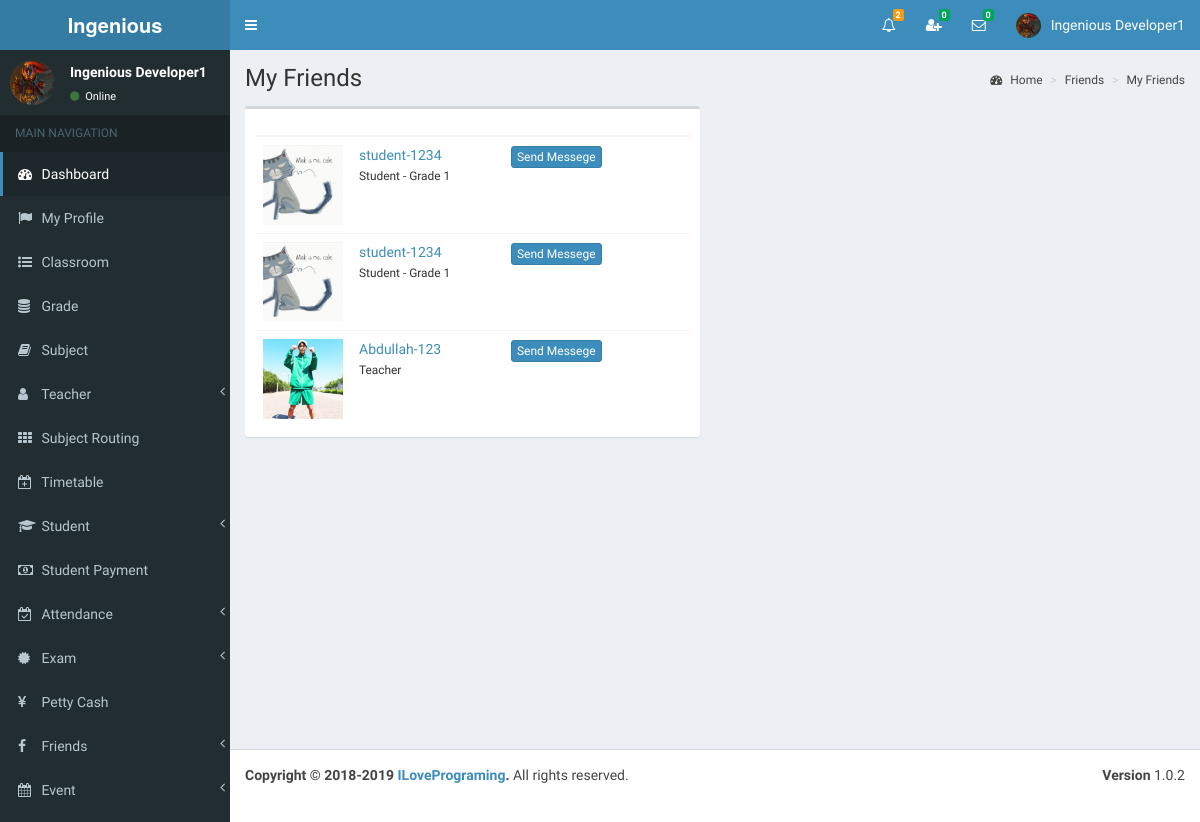
The page /view/my_friends.php (signed in) on the database as committed earlier.
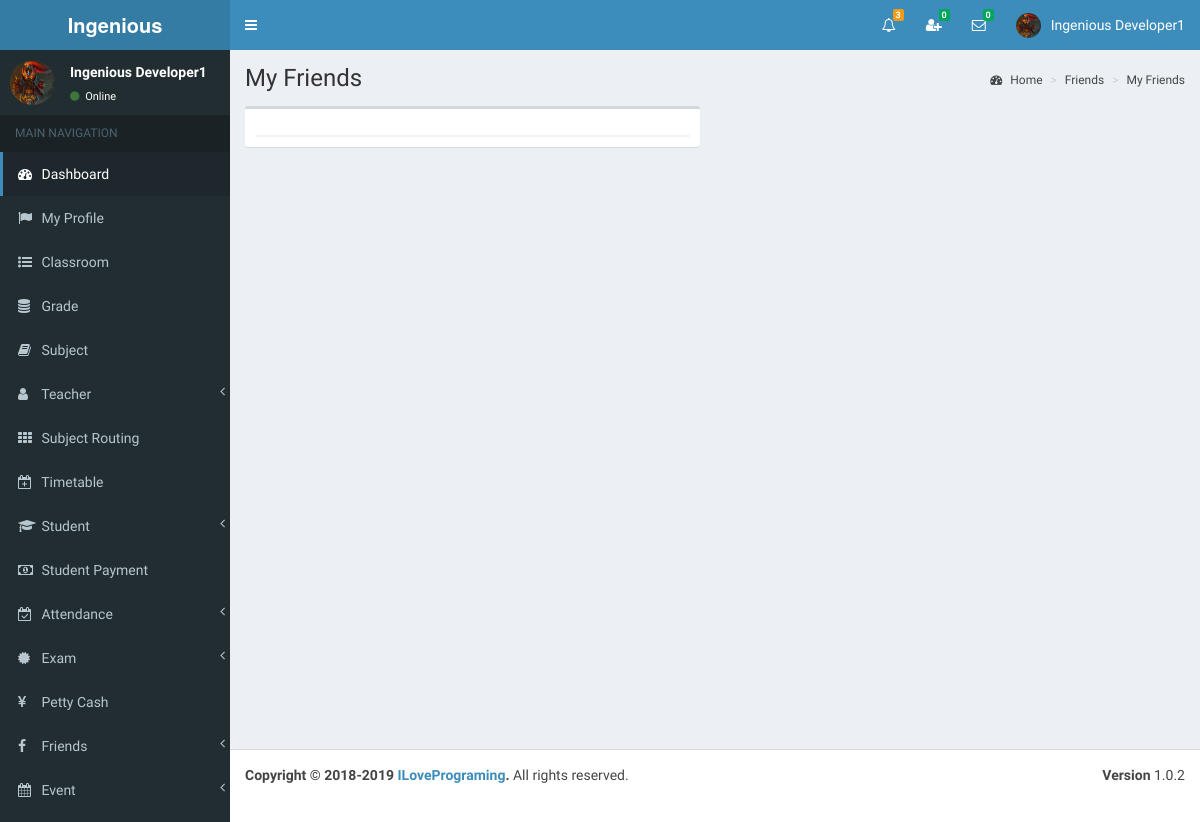
The same page on the database as committed later.
### tables this page shows
CREATE TABLE `my_friends` (
  `id` int(11) NOT NULL,
  `my_index` bigint(11) NOT NULL,
  `friend_index` bigint(11) NOT NULL,
  `_status` varchar(255) NOT NULL,
  `conversation_id` int(11) NOT NULL,
  `my_type` varchar(255) NOT NULL,
  `friend_type` varchar(255) NOT NULL,
  `_isread` int(11) NOT NULL
);

CREATE TABLE `student` (
  `id` int(11) NOT NULL,
  `index_number` bigint(11) NOT NULL,
  `full_name` varchar(255) NOT NULL,
  `i_name` varchar(255) NOT NULL,
  `gender` varchar(255) NOT NULL,
  `address` varchar(255) NOT NULL,
  `phone` varchar(255) NOT NULL,
  `email` varchar(255) NOT NULL,
  `image_name` varchar(255) NOT NULL,
  `b_date` date NOT NULL,
  `_status` varchar(255) NOT NULL,
  `reg_year` year(4) NOT NULL,
  `reg_month` varchar(255) NOT NULL,
  `reg_date` date NOT NULL
);

CREATE TABLE `grade` (
  `id` int(11) NOT NULL,
  `name` varchar(255) NOT NULL,
  `admission_fee` double(11,2) NOT NULL,
  `hall_charge` int(11) NOT NULL
);

CREATE TABLE `teacher` (
  `id` int(11) NOT NULL,
  `full_name` varchar(255) NOT NULL,
  `i_name` varchar(255) NOT NULL,
  `gender` varchar(255) NOT NULL,
  `address` varchar(255) NOT NULL,
  `phone` varchar(255) NOT NULL,
  `email` varchar(255) NOT NULL,
  `image_name` varchar(255) NOT NULL,
  `index_number` bigint(11) NOT NULL,
  `reg_date` date NOT NULL
);

### view/my_friends.php (the view, shortened to what the changed rows need)
<?php include_once('head.php'); ?>
<?php include_once('header_admin.php'); ?>
<div class="content-wrapper">
    <section class="content-header">
    	<h1>
        	My Friends
        </h1>
	</section>
    <section class="content" >
        <div class="row" id="table1">
            <div class="col-md-6">
                <div class="box">
                    <div class="box-body table-responsive">
                        <table id="tableMyFriend" class="table ">
                            <thead>
                                <th class="col-md-1"></th>
                                <th class="col-md-5"></th>
                                <th class="col-md-6"></th>
                            </thead>
                            <tbody>
<?php
include_once('../controller/config.php');
$my_index=$_SESSION["index_number"];
$my_type=$_SESSION["type"];
$current_year=date('Y');
$sql="select * from my_friends where my_index='$my_index' and _status='Friend'";
$result=mysqli_query($conn,$sql);
$IDsss = 1;
if(mysqli_num_rows($result) > 0){
	while($row=mysqli_fetch_assoc($result)){
		$friend_type=$row['friend_type'];
		$friend_index=$row['friend_index'];
		$conversation_id=$row['conversation_id'];
		if($friend_type=="Student"){
			$sql1="SELECT * FROM student WHERE index_number='$friend_index'";
			$result1=mysqli_query($conn,$sql1);
			$row1=mysqli_fetch_assoc($result1);
			$friend_name=$row1['i_name'];
			$friend_image=$row1['image_name'];
		}
		if($friend_type=="Teacher"){
			$sql1="SELECT * FROM teacher WHERE index_number='$friend_index'";
			$result1=mysqli_query($conn,$sql1);
			$row1=mysqli_fetch_assoc($result1);
			$friend_name=$row1['i_name'];
			$friend_image=$row1['image_name'];
		}
?>
                                <tr>
                                    <td><img src="../<?php echo $friend_image; ?>" class="friend-image"></td>
                                    <td id="td1_<?php echo $IDsss++; ?>">
									<a href="#"onClick="friendProfile('<?php echo $friend_type; ?>','<?php echo $friend_index; ?>')"><?php echo $friend_name; ?> </a><br>
                                        <?php
											if($friend_type == "Student"){
												$sql2="select grade.name as g_name
													   from student_grade
													   inner join grade
													   on student_grade.grade_id=grade.id
													   where index_number='$friend_index' and year='$current_year'";
												$result2=mysqli_query($conn,$sql2);
												$row2=mysqli_fetch_assoc($result2);
												echo "<small> Student - ".$row2['g_name']."</small>";
											}
											if($friend_type == "Teacher"){
												echo "<small> Teacher </small>";
											}
										?>
                                    </td>
                                    <td>
<a href="#" onClick="showModal('<?php echo $my_index; ?>','<?php echo $conversation_id; ?>','<?php echo $friend_index; ?>','<?php echo $my_type; ?>')" class="btn btn-primary btn-xs"  >Send Messege</a>
                                    </td>
                                </tr>
<?php } } ?>
                            </tbody>
                        </table>
                	</div>
                </div>
            </div>
            <div class="col-md-6" id="showMsg" style=" height:520px;">
    		</div>
        </div>
    </section>
</div>
<?php include_once('footer.php');?>

### view/header_admin.php (shortened to what the changed rows need)
<body class="hold-transition skin-blue sidebar-mini" >
<div class="wrapper">
  <header class="main-header" >
    <nav class="navbar navbar-static-top">
		<div class="navbar-custom-menu">
			<ul class="nav navbar-nav">
              <li class="dropdown notifications-menu">
                <a href="#" class="dropdown-toggle" data-toggle="dropdown">
                  <i class="fa fa-bell-o"></i>
<?php
include_once('../controller/config.php');
$my_type=$_SESSION["type"];
if($my_type == 'Admin'){
	$sql1="SELECT COUNT(id) FROM main_notifications WHERE _isread='0'";
	$result1=mysqli_query($conn,$sql1);
	$row1=mysqli_fetch_assoc($result1);
	$notfi_count=$row1['COUNT(id)'];
?>
                  <span class="label label-warning"><?php echo $notfi_count; ?></span>
                </a>
              </li>
<?php }  ?>
            </ul>
        </div>
	</nav>
  </header>

Rows that differ between the two databases and show on the page:
removed my_friends: student.image_name (picture), student.i_name "student-1234", grade.name "Grade 1"
removed my_friends: student.image_name (picture), student.i_name "student-1234", grade.name "Grade 1"
removed my_friends: teacher.image_name (picture), teacher.i_name "Abdullah-123", friend_type "Teacher"
Other text that changed with them:
$notfi_count: "2" → "3"
